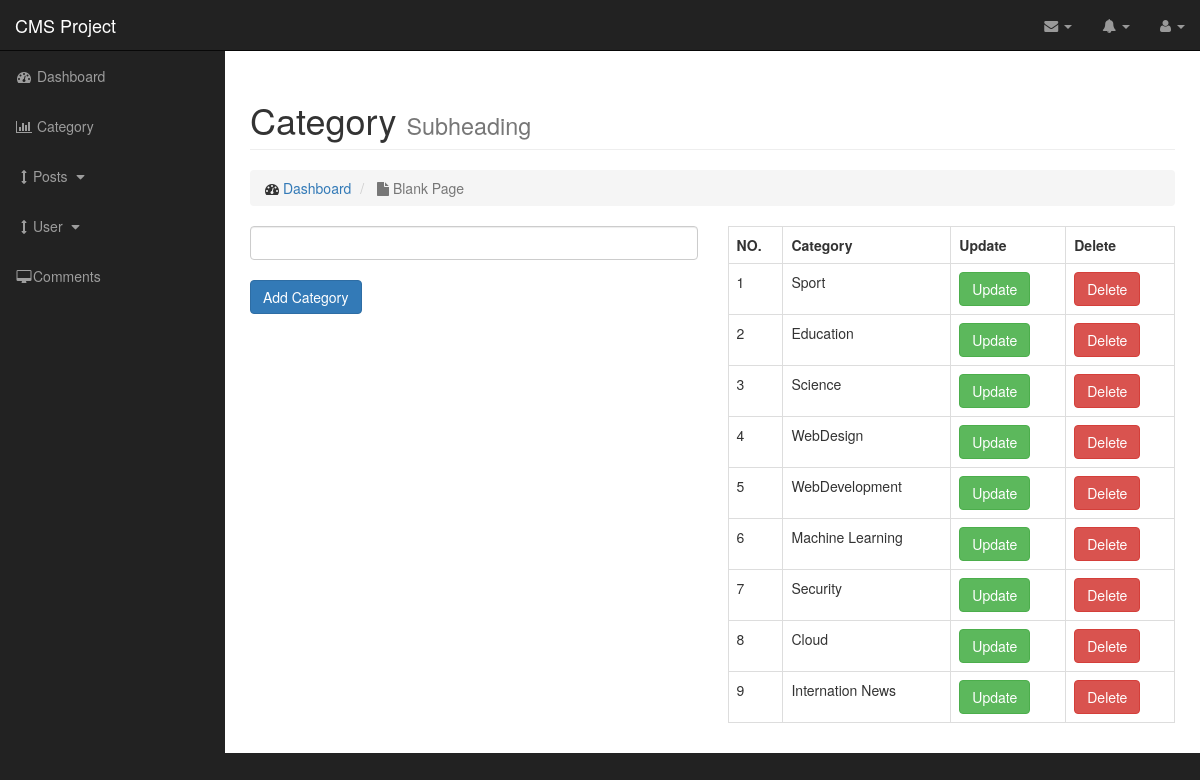
Screenshot of /admin/category.php with the database file from the repository.
### tables this page shows
CREATE TABLE `category` (
  `cat_id` int(11) NOT NULL,
  `cat_title` varchar(100) NOT NULL
);

### admin/category.php (the view, shortened to what this page needs)
<?php include_once "admin_layout/nav.php" ?>
        <div id="page-wrapper">
            <div class="container-fluid">
                <div class="row">
                    <div class="col-lg-12">
                        <h1 class="page-header">
                            Category
                            <small>Subheading</small>
                        </h1>
                        <ol class="breadcrumb">
                            <li>
                                <i class="fa fa-dashboard"></i>  <a href="index.html">Dashboard</a>
                            </li>
                            <li class="active">
                                <i class="fa fa-file"></i> Blank Page
                            </li>
                        </ol>
                    </div>
                </div>
                <div class="row">
                    <div class="col-md-6">
                        <form action="" method="post">
                            <input type="text" name="cat_title" class="form-control"><br>
                            <input type="submit" name="add_category" value="Add Category" class="btn btn-primary">
                        </form>
                        <br>
                    </div>
                    <div class="col-md-6">
                        <div class="table-responsive">
                            <table class="table table-hover table-bordered">
                                <tr>
                                    <th>NO.</th>
                                    <th>Category</th>
                                    <th>Update</th>
                                    <th>Delete</th>
                                </tr>
                                <?php
                                    $i=1;
                                    $query="SELECT * FROM category";
                                    $result=mysqli_query($connect,$query);
                                    foreach($result as $data){
                                ?>
                                <tr>
                                    <td><?php echo $i++ ?></td>
                                    <td><?php echo $data['cat_title'] ?></td>
                                    <td><a href="category.php?edit_id=<?php echo $data['cat_id'] ?>" class="btn btn-success">Update</a></td>
                                    <td><a href="category.php?delete_id=<?php echo $data['cat_id'] ?>" class="btn btn-danger">Delete</a></td>
                                </tr>
                                <?php } ?>
                            </table>
                        </div>
                    </div>
                </div>
            </div>
        </div>
    </div>
   <?php include_once "admin_layout/footer.php" ?>

### admin/css/sb-admin.css (style rules this page uses)
body { margin-top: 100px; background-color: #222; }
@media (min-width:768px) { body { margin-top: 50px; } }
#page-wrapper { width: 100%; padding: 0; background-color: #fff; }
@media (min-width:768px) { #page-wrapper { padding: 10px; } }

### rows the page displays
category: cat_title "Sport"
category: cat_title "Education"
category: cat_title "Science"
category: cat_title "WebDesign"
category: cat_title "WebDevelopment"
category: cat_title "Machine Learning"
category: cat_title "Security"
category: cat_title "Cloud"
category: cat_title "Internation News"
